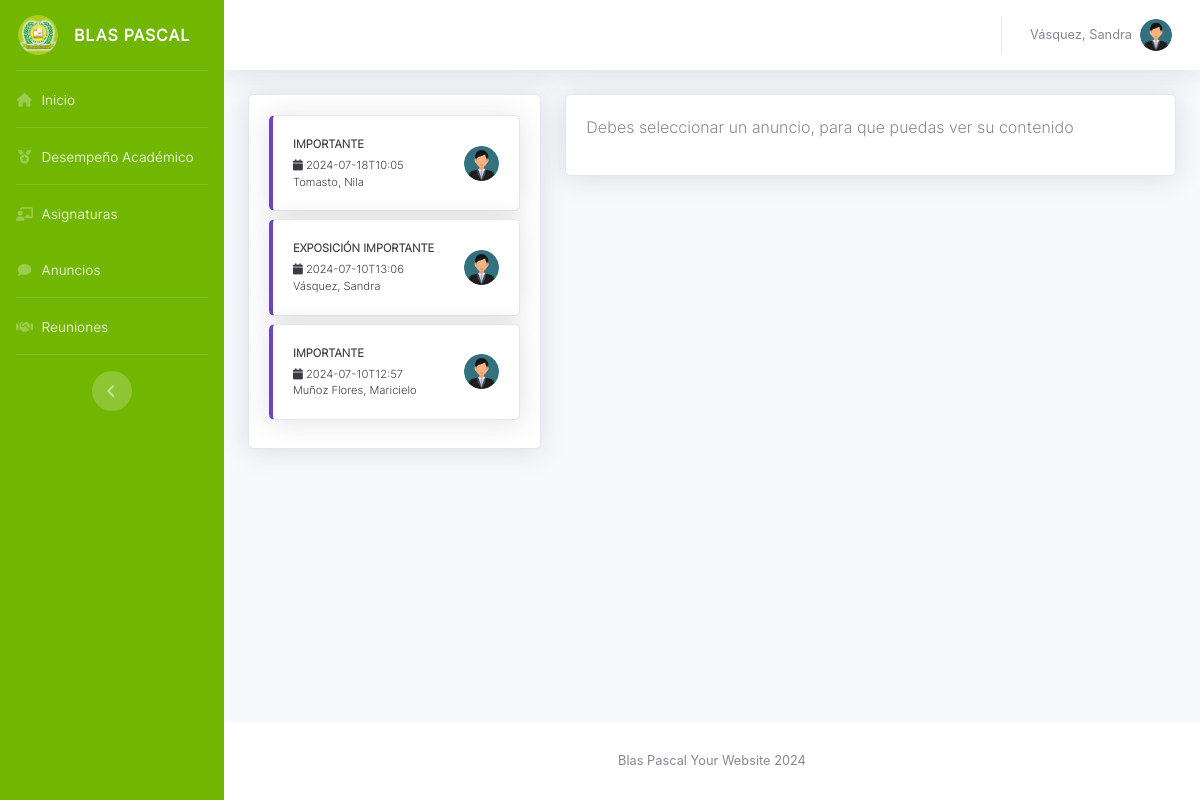
Screenshot of /VistaAlumno/tblAnuncios.php (signed in) with the database file from the repository.
### tables this page shows
CREATE TABLE `anuncios` (
  `idanun` int(11) NOT NULL,
  `docente` int(11) NOT NULL,
  `asignaturaaula` int(11) NOT NULL,
  `titulo` varchar(150) NOT NULL,
  `fecpublicacion` varchar(35) NOT NULL,
  `imagen` varchar(255) NOT NULL,
  `descripcion` varchar(300) NOT NULL
);

CREATE TABLE `docentes` (
  `iddoc` int(11) NOT NULL,
  `nombres` varchar(50) NOT NULL,
  `apellidos` varchar(50) NOT NULL,
  `dni` int(15) NOT NULL,
  `fecnacimiento` varchar(20) NOT NULL,
  `direccion` varchar(150) NOT NULL,
  `telefono` varchar(15) NOT NULL,
  `clave` varchar(60) NOT NULL,
  `estado` varchar(15) NOT NULL
);

### VistaAlumno/tblAnuncios.php (the view, shortened to what this page needs)
<?php
include_once "../Includes/HeaderAlum.php";
?>
<div class="container-fluid">
    <div class="row">
        <div class="col-xl-4 col-lg-5">
            <div class="card shadow mb-4 custom-scroll" style="margin-bottom: 15px;">
                <div class="card-body">
                    <?php
                    $query = mysqli_query($conexion, "SELECT a.idanun, a.titulo, a.fecpublicacion, a.imagen, a.descripcion,
                    reldoc.idreldoc, relgrado.idrelgrado, reldoc.idreldoc, au.idaula, au.seccion, asig.nombre AS asignatura,
                    d.apellidos AS apellidos_docente, d.nombres AS nombres_docente, n.nombre AS nivel, g.nombre AS grado
                    FROM anuncios a
                    INNER JOIN asignar_docente_asignatura reldoc ON a.asignaturaaula = reldoc.idreldoc
                    INNER JOIN asignar_grado_asignatura relgrado ON reldoc.asignatura = relgrado.idrelgrado
                    INNER JOIN docentes d ON reldoc.docente = d.iddoc
                    INNER JOIN asignaturas asig ON relgrado.asignatura = asig.idasig
                    INNER JOIN aulas au ON relgrado.aula = au.idaula
                    INNER JOIN grados g ON au.grado = g.idgrado
                    INNER JOIN niveles n ON g.nivel = n.idniv
                    ORDER BY a.idanun DESC");
                    while($row = mysqli_fetch_assoc($query)) { ?>
                    <a onclick="showContent('<?php echo $row['idanun']; ?>')" class="card shadow mb-2" style="border-left: 0.25rem solid #6f42c1; text-decoration: none;" href="#">
                        <div class="card-body">
                            <div class="row no-gutters align-items-center">
                                <div class="col mr-2 text-gray-900">
                                    <div class="text-xs font-weight-bold text-uppercase mb-1">
                                        <?php echo $row['titulo']; ?>
                                    </div>
                                    <div class="mb-0 text-xs">
                                        <i class="fas fa-solid fa-calendar"></i>
                                        <?php echo $row['fecpublicacion']; ?>
                                        <br>
                                        <?php echo $row['apellidos_docente'] . ", " . $row['nombres_docente']; ?>
                                    </div>
                                </div>
                                <div class="col-auto" style="color: #6f42c1;">
                                    <img class="img-profile rounded-circle" src="../Imagenes/administrador.png" style="width: 35px;">
                                </div>
                            </div>
                        </div>
                    </a>
                    <?php } ?>
                </div>
            </div>
        </div>
        <div class="col-xl-8 col-lg-7">
            <div class="card shadow mb-4">
                <div class="card-body" id="anuncioContent">
                    <p>Debes seleccionar un anuncio, para que puedas ver su contenido</p>
                </div>
            </div>
        </div>
    </div>
</div>
<?php
require_once "../Includes/Footer.php";
?>

### Styles/modules.css (style rules this page uses)
.card-body { font-family: interlight; }
.custom-scroll { max-height: 600px; overflow-y: auto; }

### rows the page displays
anuncios: titulo "IMPORTANTE", fecpublicacion "2024-07-18T10:05", docentes.apellidos "Tomasto", docentes.nombres "Nila"
anuncios: titulo "EXPOSICIÓN IMPORTANTE", fecpublicacion "2024-07-10T13:06", docentes.apellidos "Vásquez", docentes.nombres "Sandra"
anuncios: titulo "IMPORTANTE", fecpublicacion "2024-07-10T12:57", docentes.apellidos "Muñoz Flores", docentes.nombres "Maricielo"

### other values shown
$_SESSION["apellidos"] "Vásquez"
$_SESSION["nombres"] "Sandra"
